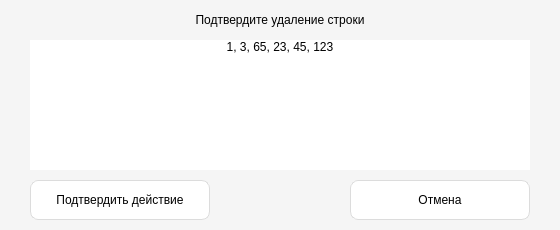
<?xml version="1.0" encoding="UTF-8"?>
<ui version="4.0">
 <class>Dialog</class>
 <widget class="QDialog" name="Dialog">
  <property name="geometry">
   <rect>
    <x>0</x>
    <y>0</y>
    <width>560</width>
    <height>230</height>
   </rect>
  </property>
  <property name="windowTitle">
   <string>Dialog</string>
  </property>
  <property name="styleSheet">
   <string notr="true">background-color: rgb(245, 245, 245);</string>
  </property>
  <widget class="QLabel" name="label">
   <property name="geometry">
    <rect>
     <x>0</x>
     <y>0</y>
     <width>560</width>
     <height>40</height>
    </rect>
   </property>
   <property name="styleSheet">
    <string notr="true">font: 16pt &quot;Segoe UI&quot;;</string>
   </property>
   <property name="text">
    <string>Подтвердите удаление строки</string>
   </property>
   <property name="alignment">
    <set>Qt::AlignCenter</set>
   </property>
  </widget>
  <widget class="QPushButton" name="confirm_button">
   <property name="geometry">
    <rect>
     <x>30</x>
     <y>180</y>
     <width>180</width>
     <height>40</height>
    </rect>
   </property>
   <property name="styleSheet">
    <string notr="true">font: 12pt &quot;Segoe UI&quot;;
background-color: rgb(255, 255, 255);
border-style: solid;
border-width: 1px;
border-color: rgb(220, 220, 220);
border-radius: 8px;</string>
   </property>
   <property name="text">
    <string>Подтвердить действие</string>
   </property>
  </widget>
  <widget class="QPushButton" name="cancel_button">
   <property name="geometry">
    <rect>
     <x>350</x>
     <y>180</y>
     <width>180</width>
     <height>40</height>
    </rect>
   </property>
   <property name="styleSheet">
    <string notr="true">font: 12pt &quot;Segoe UI&quot;;
background-color: rgb(255, 255, 255);
border-style: solid;
border-width: 1px;
border-color: rgb(220, 220, 220);
border-radius: 8px;</string>
   </property>
   <property name="text">
    <string>Отмена</string>
   </property>
  </widget>
  <widget class="QLabel" name="label_2">
   <property name="geometry">
    <rect>
     <x>30</x>
     <y>40</y>
     <width>500</width>
     <height>130</height>
    </rect>
   </property>
   <property name="styleSheet">
    <string notr="true">font: 12pt &quot;Segoe UI&quot;;
background-color: rgb(255, 255, 255);</string>
   </property>
   <property name="text">
    <string>1, 3, 65, 23, 45, 123</string>
   </property>
   <property name="alignment">
    <set>Qt::AlignHCenter|Qt::AlignTop</set>
   </property>
  </widget>
 </widget>
 <resources/>
 <connections/>
</ui>
